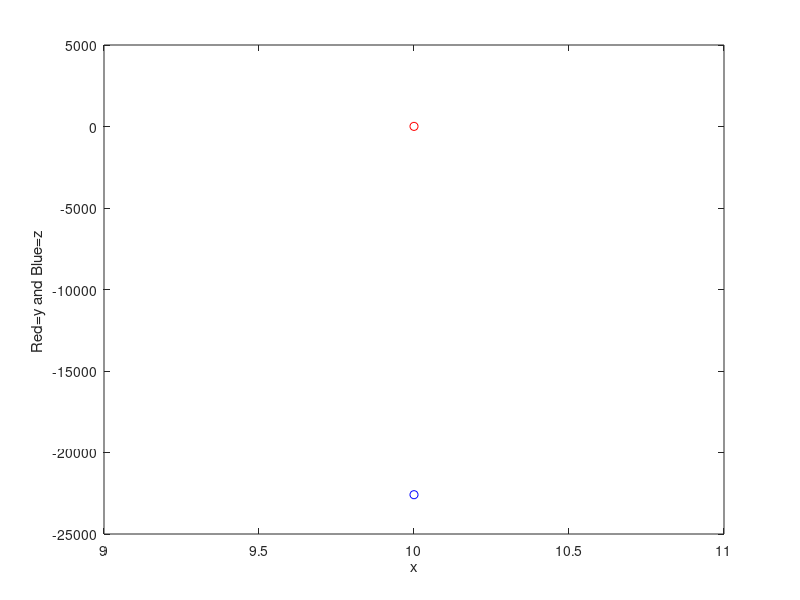

The MATLAB source for this figure:
%NC Muhammad Muaz Khalid
%Pak # 182213
f1=@(x,y,z)(-y+z)*exp(1-x)+0.5;
f2=@(x,y,z)y-z^2; 
x0=input('\n Initial value of x: ');
y0=input('\n Initial value of y: ');
z0=input('\n Initial value of z: ');
xn=input('\n Final value of x: '); 
h=input('\n The step size h: '); 
fprintf('\n x        y      z '); 
while x0<=xn
    fprintf('\n%4.3f  %4.3f  %4.3f',x0,y0,z0);
    x1 = x0 + h;
    Ky1 = f1 (x0,y0 ,z0);
    Kz1 = f2 (x0,y0,z0);
    Ky2 =f1 (x1 ,y0+Ky1*h, z0+Kz1*h);
    Kz2 =f2 (x1 ,y0+Ky1*h, z0+Kz1*h);
    y1 = y0 + (Ky1 + Ky2)*h/2;
    z1 = z0 + (Kz1 + Kz2)*h/2;
    x0=x1;
    y0=y1;
    z0=z1;
    plot(x0,y0,'-ro')
    xlabel ( 'x' ) ; ylabel ( 'Red=y and Blue=z ' )
    hold on
    plot (x0,z0,'-bo')
end